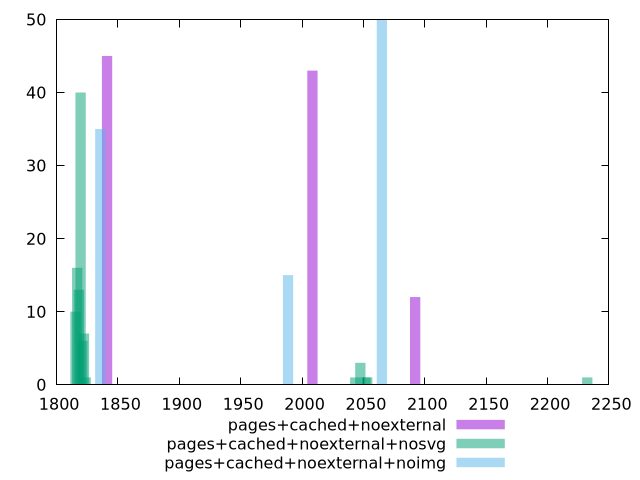

Source code (gnuplot):
$_pagesCachedNoexternal <<EOF
1841.098286907206 45
2008.4708584442246 43
2092.1571442127342 12
EOF
$_pagesCachedNoexternalNosvg <<EOF
1815.3645748888778 10
1819.534631339618 40
1818.1446125227046 13
1816.7545937057912 16
1822.3146689734447 7
2232.3702199628924 1
2053.057792581066 1
1820.9246501565312 6
2043.3276608626725 1
2047.4977173134127 3
1823.704687790358 1
2051.667773764153 1
EOF
$_pagesCachedNoexternalNoimg <<EOF
1835.5850647816378 35
2065.033197879343 50
1988.5504868467744 15
EOF
set key outside below
set terminal pngcairo
set output "report_00006_2020-11-02T20-21-41.718Z/metrics/metrics_pages+cached+noexternal_pages+cached+noexternal+nosvg_pages+cached+noexternal+noimg+hist.png"
set boxwidth 8.340112901480293
set style fill transparent solid 0.5 noborder
set yrange [0:50]
plot $_pagesCachedNoexternal title "pages+cached+noexternal" with boxes ,$_pagesCachedNoexternalNosvg title "pages+cached+noexternal+nosvg" with boxes ,$_pagesCachedNoexternalNoimg title "pages+cached+noexternal+noimg" with boxes ,
